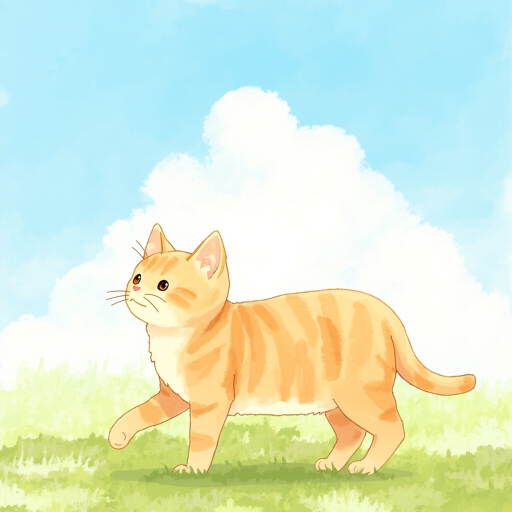
#> input picture cats-images/2026-06-10/cat_古典素描_20260610_01.jpg, 1024 x 1024 px (shown at 1/2 size); its folder holds only this picture in this run
$ python generate_thumbs.py
#> lines starting #> are read from the running program, lines starting #| are printed output that depends on the picture
#!/usr/bin/env python3
"""生成喵漫圖片縮圖"""
import os
import json
from PIL import Image

THUMB_SIZES = {
    's': (200, 200),   # 小縮圖
    'm': (400, 400),   # 中縮圖
}

def generate_thumb(img_path, thumb_dir, prefix):
    """為單張圖片生成縮圖"""
#> called with img_path = '2026-06-10/cat_古典素描_20260610_01.jpg', thumb_dir = '2026-06-10/thumbs', prefix = 's'
    try:
        img = Image.open(img_path)
#> img is the input picture: PIL image 1024x1024 RGB; mean R, G, B 217.1, 234.5, 210.3

        # 保持寬高比，最大邊限制為目標尺寸
        img.thumbnail(THUMB_SIZES[prefix], Image.Resampling.LANCZOS)
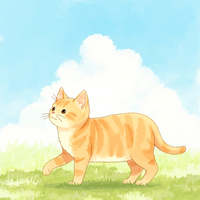
#> img: PIL image 200x200 RGB; mean R, G, B 217.2, 234.5, 210.4

        # 生成輸出路徑
        basename = os.path.basename(img_path)
        name, ext = os.path.splitext(basename)
        thumb_path = os.path.join(thumb_dir, f"{name}-{prefix}{ext}")

        img.save(thumb_path, quality=85, optimize=True)
        print(f"  生成: {thumb_path}")
        return f"thumbs/{basename}"
    except Exception as e:
        print(f"  錯誤: {img_path} - {e}")
        return None

def main():
    base_dir = os.path.dirname(os.path.abspath(__file__))

    # 遍歷所有日期目錄
    for date_dir in sorted(os.listdir(base_dir)):
        date_path = os.path.join(base_dir, date_dir)
        if not os.path.isdir(date_path) or not date_dir.startswith('2026-'):
            continue

        print(f"\n處理 {date_dir}...")

        # 創建縮圖目錄
        thumb_dir = os.path.join(date_dir, 'thumbs')
        os.makedirs(thumb_dir, exist_ok=True)

        # 處理目錄中的圖片
        for filename in sorted(os.listdir(date_path)):
            if filename.startswith('.'):
                continue

            img_path = os.path.join(date_dir, filename)

            if os.path.isfile(img_path) and filename.lower().endswith(('.jpg', '.jpeg', '.png')):
                # 生成兩種尺寸的縮圖
                generate_thumb(img_path, thumb_dir, 's')
                generate_thumb(img_path, thumb_dir, 'm')
#> call 2 of generate_thumb, with img_path = '2026-06-10/cat_古典素描_20260610_01.jpg', thumb_dir = '2026-06-10/thumbs', prefix = 'm'
#> in generate_thumb (call 2), `img.thumbnail(THUMB_SIZES[prefix], Image.Resampling.LANCZOS)`:
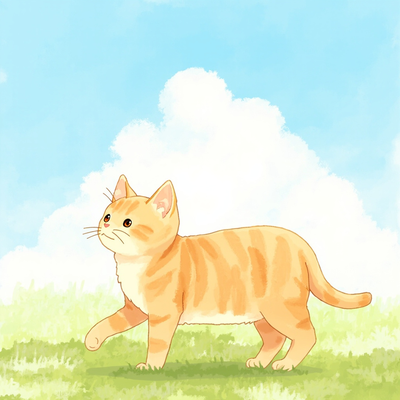
#> img: PIL image 400x400 RGB; mean R, G, B 217.1, 234.4, 210.3
#> pass 2 of the loop in main, `for date_dir in sorted(os.listdir(base_dir)):`:
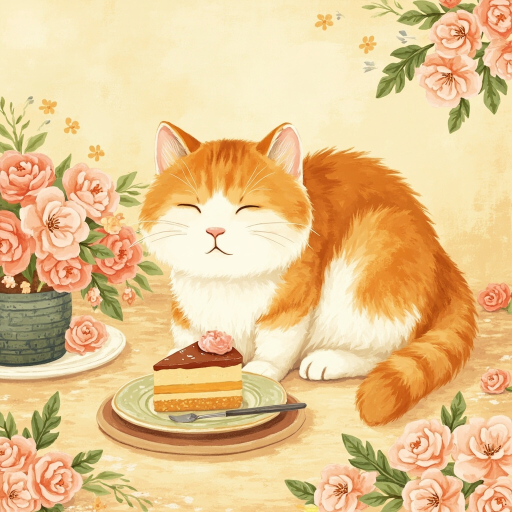
#> input picture cats-images/2026-06-11/cat_和風浮世_20260611_04.jpg, 1024 x 1024 px (shown at 1/2 size)
#> in generate_thumb, img is the input picture: PIL image 1024x1024 RGB; mean R, G, B 231.1, 196.5, 144.2
#> in generate_thumb (call 3), `img.thumbnail(THUMB_SIZES[prefix], Image.Resampling.LANCZOS)`:
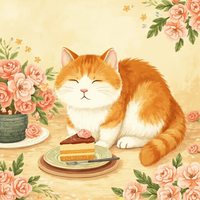
#> img: PIL image 200x200 RGB; mean R, G, B 231.2, 196.6, 144.3
#> in generate_thumb (call 4), `img.thumbnail(THUMB_SIZES[prefix], Image.Resampling.LANCZOS)`:
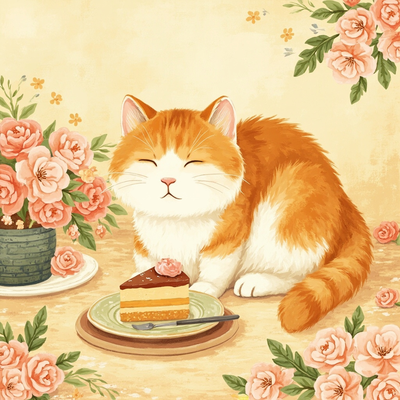
#> img: PIL image 400x400 RGB; mean R, G, B 231, 196.5, 144.2

    print("\n縮圖生成完成！")

if __name__ == '__main__':
    main()
